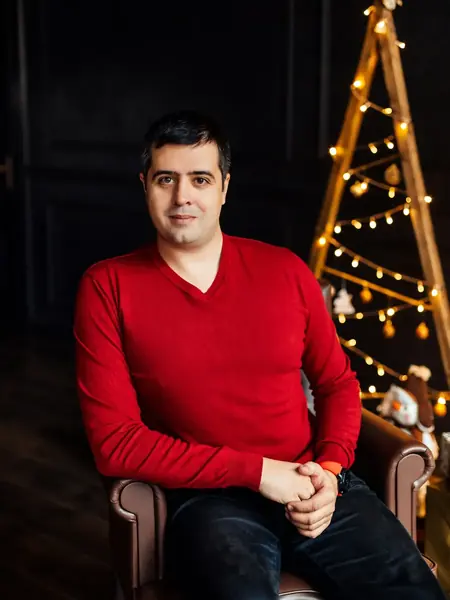
#> input picture src/modules/home/assets/para-el-sm.webp, 450 x 600 px, given in place of foto-limpia.png, which was not available
$ python luces.py ../../../src/modules/home/assets
#> lines starting #> are read from the running program, lines starting #| are printed output that depends on the picture; after the words box and inside, x2 and y2 are one past the last pixel; in counts of white or black regions, pixels touching at a corner belong together
"""Capas de luces del árbol: los puntos brillantes cálidos, con su halo, en tres grupos que titilan por turnos.

Uso: python luces.py <carpeta> [x0 y0 x1 y1]
  <carpeta> tiene foto-limpia.png. La caja opcional es la zona del árbol en píxeles de la foto
  (por omisión, la de la foto original de 1376 × 768). Guarda luces-1/2/3.webp recortadas a esa
  caja e imprime la caja para copiarla en campanias.ts.
"""
import sys
from pathlib import Path
import numpy as np
import cv2
from PIL import Image

D = Path(sys.argv[1])
X0, Y0, X1, Y1 = (int(v) for v in sys.argv[2:6]) if len(sys.argv) >= 6 else (1228, 96, 1376, 510)
HALO = 16  # margen para que el halo de las luces del borde no quede cortado

img = np.asarray(Image.open(D / "foto-limpia.png").convert("RGB")).astype(np.float32)
H, W = img.shape[:2]
#> H = 600; W = 450
X1, Y1 = min(X1, W), min(Y1, H)
#> X1 = 450; Y1 = 510
lum = cv2.cvtColor(img.astype(np.uint8), cv2.COLOR_RGB2GRAY).astype(np.float32)
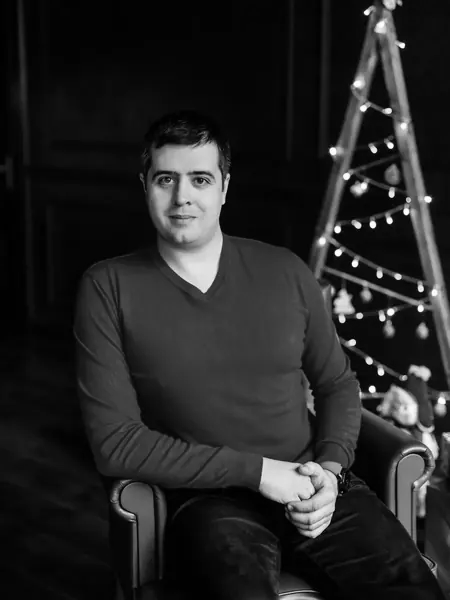
#> lum: shape (600, 450) float32; min 0, max 255, mean 37.3
local = cv2.medianBlur(lum.astype(np.uint8), 15).astype(np.float32)
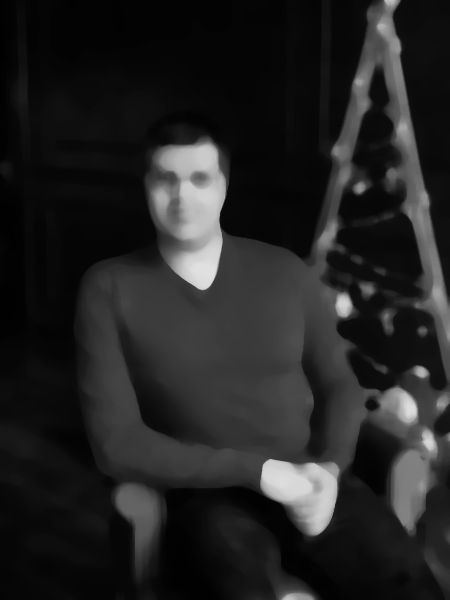
#> local: shape (600, 450) float32; min 0, max 224, mean 35.2
r, g, b = img[..., 0], img[..., 1], img[..., 2]
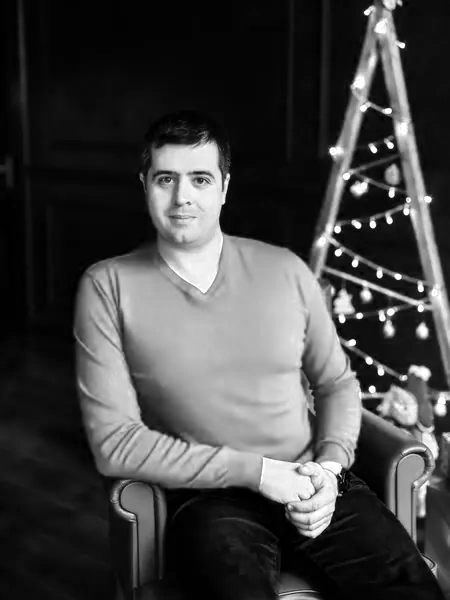
#> r: shape (600, 450) float32; min 0, max 255, mean 67.2
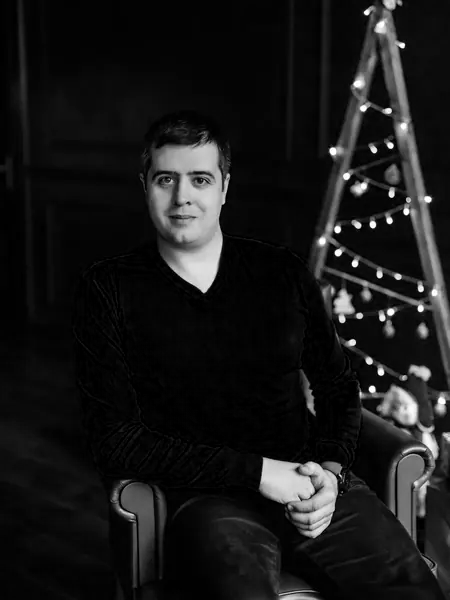
#> g: shape (600, 450) float32; min 0, max 255, mean 24.9
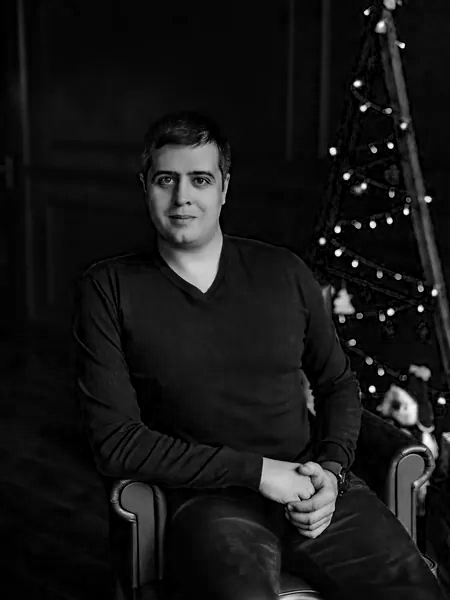
#> b: shape (600, 450) float32; min 0, max 255, mean 22.8

zona = np.zeros((H, W), bool)
zona[Y0:Y1, X0:X1] = True

calido = (r >= g) & (g >= b * 0.85)
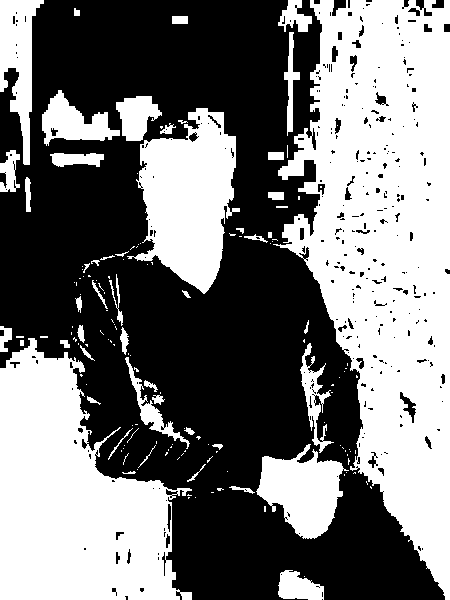
#> calido: shape (600, 450) bool; 46.6% white; 152 white regions (102 under 20 px), largest, box (x1, y1, x2, y2) and area: (273, 0, 450, 600) 62057, (0, 338, 192, 600) 31298, (127, 108, 240, 294) 12384
punto = zona & calido & (lum > 175) & (lum - local > 22)
#> punto: shape (600, 450) bool; every value is 0
punto = cv2.morphologyEx(punto.astype(np.uint8), cv2.MORPH_OPEN, np.ones((2, 2), np.uint8)) > 0

n, etiquetas, stats, centros = cv2.connectedComponentsWithStats(punto.astype(np.uint8))
#> etiquetas: shape (600, 450) int32; every value is 0
#> n = 1; stats = [[0, 0, 450, 600, 270000]]; centros = [[224.5, 299.5]]
rng = np.random.default_rng(7)
grupo = rng.integers(0, 3, size=n)
#> grupo = [2]
grande = stats[:, cv2.CC_STAT_AREA] > 25
#> grande = [True]
grupo[grande] = -1  # brillos de bolas y adornos, no luces
grupo[0] = -1
punto &= ~np.isin(etiquetas, np.nonzero(grande)[0])
print("luces detectadas", n - 1)
#| luces detectadas 0

# Caja de salida: la zona más el margen del halo, dentro de la foto
cx0, cy0 = max(0, X0 - HALO), max(0, Y0 - HALO)
cx1, cy1 = min(W, X1 + HALO), min(H, Y1 + HALO)
#> cx1 = 450; cy1 = 526

for k in range(3):
    m = np.isin(etiquetas, np.nonzero(grupo == k)[0]) & punto
    nucleo = cv2.GaussianBlur(m.astype(np.float32), (0, 0), 1.2)
    halo = cv2.GaussianBlur(m.astype(np.float32), (0, 0), 5.0) * 6.0
    alfa = np.clip(nucleo * 1.6 + halo, 0, 1)
    color = np.zeros((H, W, 3), np.float32)
    color[...] = (255, 214, 150)  # luz cálida
#> (the run stopped early here; a loop or call above may not have finished)

$ run again, on src/modules/home/assets/para-ella-sm.webp
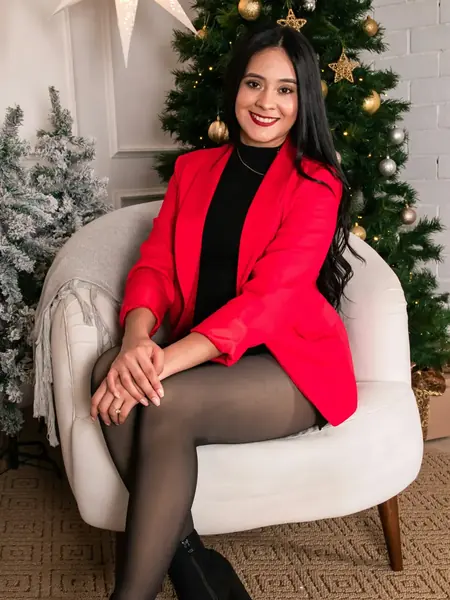
#> input picture src/modules/home/assets/para-ella-sm.webp, 450 x 600 px, given in place of foto-limpia.png, which was not available
#> `r, g, b = img[..., 0], img[..., 1], img[..., 2]`:
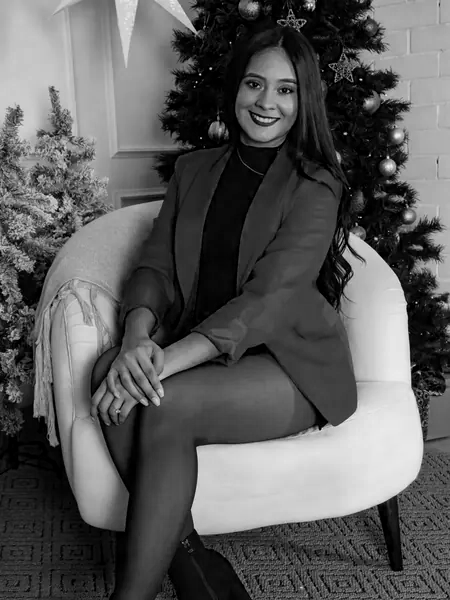
#> b: shape (600, 450) float32; min 0, max 244, mean 91.3
#> `calido = (r >= g) & (g >= b * 0.85)`:
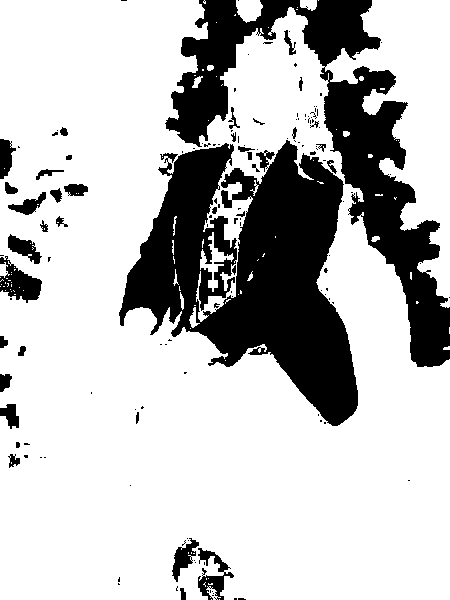
#> calido: shape (600, 450) bool; 75.1% white; 143 black regions (104 under 20 px), largest, box (x1, y1, x2, y2) and area: (119, 140, 358, 426) 35996, (165, 0, 450, 367) 25170, (0, 256, 42, 303) 1010
#> punto: shape (600, 450) bool; every value is 0
#> etiquetas: shape (600, 450) int32; every value is 0
#> n = 1; stats = [[0, 0, 450, 600, 270000]]; centros = [[224.5, 299.5]]
#> grupo = [2]
#> grande = [True]
#| luces detectadas 0

$ run again, on src/modules/home/assets/para-peques-sm.webp
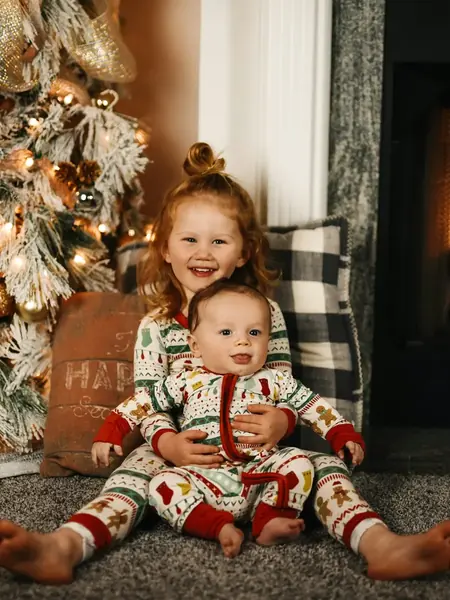
#> input picture src/modules/home/assets/para-peques-sm.webp, 450 x 600 px, given in place of foto-limpia.png, which was not available
#> `r, g, b = img[..., 0], img[..., 1], img[..., 2]`:
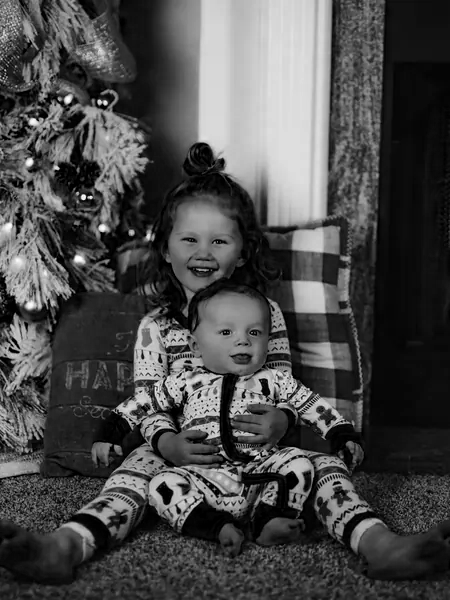
#> b: shape (600, 450) float32; min 0, max 255, mean 74.5
#> `calido = (r >= g) & (g >= b * 0.85)`:
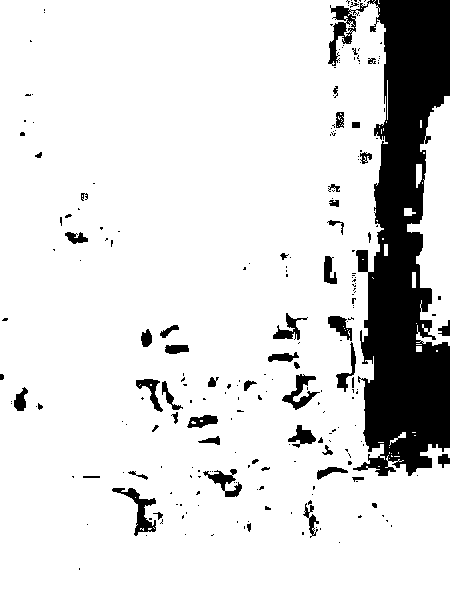
#> calido: shape (600, 450) bool; 86.5% white; 232 black regions (178 under 20 px), largest, box (x1, y1, x2, y2) and area: (328, 0, 450, 476) 29139, (112, 488, 156, 536) 615, (282, 374, 320, 410) 484
#> punto: shape (600, 450) bool; every value is 0
#> etiquetas: shape (600, 450) int32; every value is 0
#> n = 1; stats = [[0, 0, 450, 600, 270000]]; centros = [[224.5, 299.5]]
#> grupo = [2]
#> grande = [True]
#| luces detectadas 0
